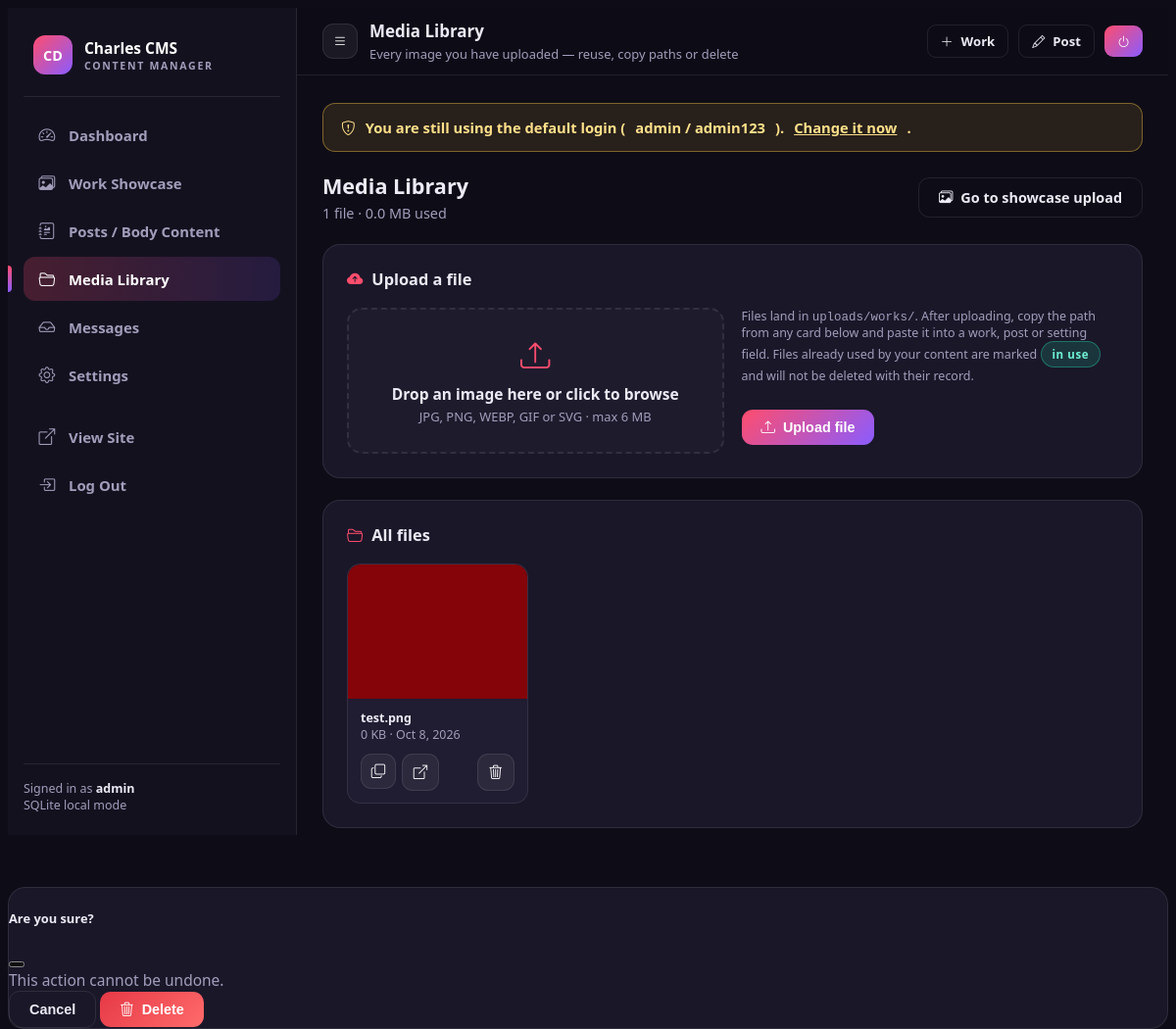
The page /admin/media.php (signed in) on the database its author committed.
### tables this page shows
CREATE TABLE users (
                id INTEGER PRIMARY KEY AUTOINCREMENT,
                username TEXT NOT NULL UNIQUE,
                email TEXT NOT NULL DEFAULT '',
                password_hash TEXT NOT NULL,
                full_name TEXT NOT NULL DEFAULT '',
                created_at TEXT NOT NULL DEFAULT (datetime('now')),
                updated_at TEXT NOT NULL DEFAULT (datetime('now'))
            );

CREATE TABLE media (
                id INTEGER PRIMARY KEY AUTOINCREMENT,
                file_path TEXT NOT NULL,
                file_name TEXT NOT NULL,
                mime TEXT NOT NULL DEFAULT '',
                size_kb INTEGER NOT NULL DEFAULT 0,
                uploaded_at TEXT NOT NULL DEFAULT (datetime('now'))
            );

### config/functions.php (called while the page is built, shortened)
<?php
require_once __DIR__ . '/db.php';
function app_base(): string
{
    static $base = null;
    if ($base !== null) {
        return $base;
    }
    $script = str_replace('\\', '/', $_SERVER['SCRIPT_NAME'] ?? '/');
    $dir = dirname($script);
    $dir = str_replace('\\', '/', $dir);
    $dir = preg_replace('#/(admin|actions)$#', '', $dir) ?? $dir;
    if ($dir === '' || $dir === '.') {
        $dir = '/';
    }
    $base = rtrim($dir, '/') . '/';
    return $base;
}
function url(string $path = ''): string
{
    return app_base() . ltrim($path, '/');
}
function e(?string $value): string
{
    return htmlspecialchars((string) $value, ENT_QUOTES | ENT_SUBSTITUTE, 'UTF-8');
}
function format_date(?string $date, string $format = 'M j, Y'): string
{
    $ts = strtotime($date);
    return $ts ? date($format, $ts) : '';
}
function current_user(): ?array
{
    static $user = false;
    if ($user === false) {
        $user = row('SELECT * FROM users WHERE id = :id', [':id' => (int) $_SESSION['user_id']]);
    }
    return $user;
}
function require_admin(): array
{
    $user = current_user();
    return $user;
}

### config/db.php (called while the page is built, shortened)
<?php
function db(): PDO
{
    static $pdo = null;
    if ($pdo instanceof PDO) {
        return $pdo;
    }
    $options = [
        PDO::ATTR_ERRMODE            => PDO::ERRMODE_EXCEPTION,
        PDO::ATTR_DEFAULT_FETCH_MODE => PDO::FETCH_ASSOC,
        PDO::ATTR_EMULATE_PREPARES   => false,
    ];
    if (DB_DRIVER === 'sqlite') {
        $pdo = new PDO('sqlite:' . SQLITE_PATH, null, null, $options);
        $pdo->exec('PRAGMA journal_mode = WAL');
        $pdo->exec('PRAGMA foreign_keys = ON');
    }
    return $pdo;
}
function q(string $sql, array $params = []): PDOStatement
{
    $stmt = db()->prepare($sql);
    $stmt->execute($params);
    return $stmt;
}
function rows(string $sql, array $params = []): array
{
    return q($sql, $params)->fetchAll();
}
function row(string $sql, array $params = []): ?array
{
    $r = q($sql, $params)->fetch();
    return $r === false ? null : $r;
}
function scalar(string $sql, array $params = [], mixed $default = null): mixed
{
    $v = q($sql, $params)->fetchColumn();
    return $v === false ? $default : $v;
}

### admin/media.php (the view, shortened to what this page needs)
<?php
require_once __DIR__ . '/includes/layout.php';
$items   = rows('SELECT * FROM media ORDER BY uploaded_at DESC, id DESC');
$used    = [];
foreach (rows('SELECT image AS p FROM works') as $r) { $used[$r['p']] = 1; }
foreach (rows('SELECT cover_image AS p FROM posts') as $r) { $used[$r['p']] = 1; }
foreach (rows("SELECT value AS p FROM settings WHERE name IN ('profile_photo','hero_image')") as $r) { $used[$r['p']] = 1; }
$stats = [
    'files' => count($items),
    'kb'    => (int) array_sum(array_map(static fn(array $m): int => (int) $m['size_kb'], $items)),
];
admin_header('Media Library', 'media', 'Every image you have uploaded — reuse, copy paths or delete');
?>
<div class="toolbar-row">
  <div>
    <h1>Media Library</h1>
    <p><?= $stats['files'] ?> file<?= $stats['files'] === 1 ? '' : 's' ?> · <?= number_format($stats['kb'] / 1024, 1) ?> MB used</p>
  </div>
  <a class="btn-a outline" href="<?= e(url('admin/work-form.php')) ?>"><i class="bi bi-images"></i> Go to showcase upload</a>
</div>
<div class="a-card">
  <h3><i class="bi bi-cloud-arrow-up-fill"></i> Upload a file</h3>
  <form class="form-a" method="post" enctype="multipart/form-data" action="<?= e(url('admin/media.php')) ?>">
    <div class="form-row-a">
      <div>
        <div class="drop-zone" data-drop>
          <i class="bi bi-upload"></i>
          <b>Drop an image here or click to browse</b>
          <small>JPG, PNG, WEBP, GIF or SVG · max <?= UPLOAD_MAX_IMAGE_MB ?> MB</small>
        </div>
      </div>
      <div>
        <p class="hint" style="margin-top:0">
          Files land in <code>uploads/works/</code>. After uploading, copy the path from any card below and
          paste it into a work, post or setting field. Files already used by your content are marked
          <span class="badge-a on">in use</span> and will not be deleted with their record.
        </p>
        <button type="submit" class="btn-a" style="margin-top:14px"><i class="bi bi-upload"></i> Upload file</button>
      </div>
    </div>
  </form>
</div>
<div class="a-card">
  <h3><i class="bi bi-folder2-open"></i> All files</h3>
  <?php if (!$items): ?>
    <div class="empty-a">
      <i class="bi bi-folder2-open"></i>
      <p>No uploads yet. Anything you add through the work or post forms appears here automatically.</p>
    </div>
  <?php else: ?>
  <div class="media-grid">
    <?php foreach ($items as $m):
        $mid   = (int) $m['id'];
        $isImg = (bool) preg_match('/\.(jpe?g|png|webp|gif|svg)$/i', (string) $m['file_path']);
        $inUse = isset($used[$m['file_path']]);
    ?>
      <div class="media-item">
        <div class="ph">
          <?php if ($isImg): ?>
            <img src="<?= e(url($m['file_path'])) ?>" alt="<?= e($m['file_name']) ?>" loading="lazy">
          <?php else: ?>
            <i class="bi bi-file-earmark-play"></i>
          <?php endif; ?>
        </div>
        <div class="media-meta">
          <b title="<?= e($m['file_name']) ?>"><?= e($m['file_name']) ?></b>
          <span><?= e(number_format((int) $m['size_kb'])) ?> KB · <?= e(format_date($m['uploaded_at'])) ?>
          </span>
        </div>
        <div class="media-actions">
          <button class="btn-a ghost-icon" type="button" data-copy="<?= e(url($m['file_path'])) ?>" title="Copy path"><i class="bi bi-copy"></i></button>
          <a class="btn-a ghost-icon" href="<?= e(url($m['file_path'])) ?>" target="_blank" title="Open"><i class="bi bi-box-arrow-up-right"></i></a>
          <a class="btn-a ghost-icon del" href="#" style="margin-left:auto"
             data-confirm-url="<?= e(url('actions/delete.php?type=media&id=' . $mid)) ?>"
             data-confirm-text="Delete <?= e($m['file_name']) ?><?= $inUse ? ' — it is currently used by your content' : '' ?>?"
             title="Delete"><i class="bi bi-trash3"></i></a>
        </div>
      </div>
    <?php endforeach; ?>
  </div>
  <?php endif; ?>
</div>
<?php admin_footer(); ?>

### admin/includes/layout.php (shortened to what this page needs)
<?php
function admin_header(string $title, string $active, string $subtitle = ''): void
{
    $user = require_admin();
    $navItems = [
        'dashboard' => ['index.php', 'bi-speedometer2', 'Dashboard'],
        'works'     => ['works.php', 'bi-images', 'Work Showcase'],
        'posts'     => ['posts.php', 'bi-journal-richtext', 'Posts / Body Content'],
        'media'     => ['media.php', 'bi-folder2-open', 'Media Library'],
        'messages'  => ['messages.php', 'bi-inbox', 'Messages'],
        'settings'  => ['settings.php', 'bi-gear', 'Settings'],
    ];
    ?>
<!DOCTYPE html>
<html lang="en">
<head>
<link rel="stylesheet" href="<?= e(url('assets/vendor/bootstrap-icons/bootstrap-icons.css')) ?>">
<link rel="stylesheet" href="<?= e(url('assets/css/admin.css')) ?>">
</head>
<body class="admin-body">
<div class="admin-shell">
  <aside class="admin-side" id="adminSide">
    <div class="side-brand">
      <span class="mark">CD</span>
      <div>Charles CMS<small>Content Manager</small></div>
    </div>
    <ul class="side-nav">
      <?php foreach ($navItems as $key => $item): ?>
      <li>
        <a href="<?= e(url('admin/' . $item[0])) ?>" class="<?= $active === $key ? 'active' : '' ?>">
          <i class="bi <?= e($item[1]) ?>"></i> <?= e($item[2]) ?>
        </a>
      </li>
      <?php endforeach; ?>
      <li style="margin-top:14px"><a href="<?= e(url('index.php')) ?>" target="_blank"><i class="bi bi-box-arrow-up-right"></i> View Site</a></li>
      <li><a href="<?= e(url('admin/login.php?logout=1')) ?>"><i class="bi bi-box-arrow-in-right"></i> Log Out</a></li>
    </ul>
    <div class="side-foot">
      Signed in as <b style="color:var(--a-text)"><?= e($user['username']) ?></b><br>
      <?= DB_DRIVER === 'sqlite' ? 'SQLite local mode' : 'MySQL database' ?>
    </div>
  </aside>
  <div class="admin-main">
    <div class="admin-top">
      <div style="display:flex;align-items:center;gap:12px">
        <button class="btn-a ghost-icon side-toggle" id="sideToggle" aria-label="Menu"><i class="bi bi-list"></i></button>
        <div>
          <h2><?= e($title) ?></h2>
          <?php if ($subtitle): ?><small style="color:var(--a-muted)"><?= e($subtitle) ?></small><?php endif; ?>
        </div>
      </div>
      <div class="top-actions">
        <a class="btn-a outline sm" href="<?= e(url('admin/work-form.php')) ?>"><i class="bi bi-plus-lg"></i> Work</a>
        <a class="btn-a outline sm" href="<?= e(url('admin/post-form.php')) ?>"><i class="bi bi-pencil"></i> Post</a>
        <a class="btn-a sm" href="<?= e(url('admin/login.php?logout=1')) ?>"><i class="bi bi-power"></i></a>
      </div>
    </div>
    <main class="admin-content">
    <?php if (password_verify(DEFAULT_ADMIN_PASS, (string) scalar('SELECT password_hash FROM users WHERE username = :u', [':u' => DEFAULT_ADMIN_USER], ''))): ?>
      <div class="a-alert warning"><i class="bi bi-shield-exclamation"></i>
        You are still using the default login (<b><?= e(DEFAULT_ADMIN_USER) ?> / <?= e(DEFAULT_ADMIN_PASS) ?></b>).
        <a href="<?= e(url('admin/settings.php')) ?>#security" style="color:inherit;text-decoration:underline">Change it now</a>.
      </div>
    <?php endif; ?>
<?php
}
function admin_footer(): void
{
    ?>
    </main>
  </div>
</div>
<div class="modal fade" id="confirmModal" tabindex="-1" aria-hidden="true">
  <div class="modal-dialog modal-dialog-centered">
    <div class="modal-content">
      <div class="modal-header">
        <h5 class="modal-title" style="font-weight:800">Are you sure?</h5>
        <button type="button" class="btn-close" data-bs-dismiss="modal" aria-label="Close"></button>
      </div>
      <div class="modal-body">
        <p id="confirmText" style="margin:0;color:var(--a-muted)">This action cannot be undone.</p>
      </div>
      <div class="modal-footer">
        <button type="button" class="btn-a outline" data-bs-dismiss="modal">Cancel</button>
        <button type="button" class="btn-a danger" id="confirmYes"><i class="bi bi-trash3"></i> Delete</button>
      </div>
    </div>
  </div>
</div>
</body>
</html>
    <?php
}

### rows shown on the page
users: username "admin"
media: size_kb "1", $stats['kb']/1024 "0.0", file_path (picture), file_name "test.png", size_kb "0", uploaded_at "Oct 8, 2026"

### other values the page prints
$item[2] "Dashboard"
$item[2] "Work Showcase"
$item[2] "Posts / Body Content"
$item[2] "Media Library"
$item[2] "Messages"
$item[2] "Settings"
$title "Media Library"
$subtitle "Every image you have uploaded — reuse, copy paths or delete"
DEFAULT_ADMIN_USER "admin"
DEFAULT_ADMIN_PASS "admin123"
UPLOAD_MAX_IMAGE_MB "6"
